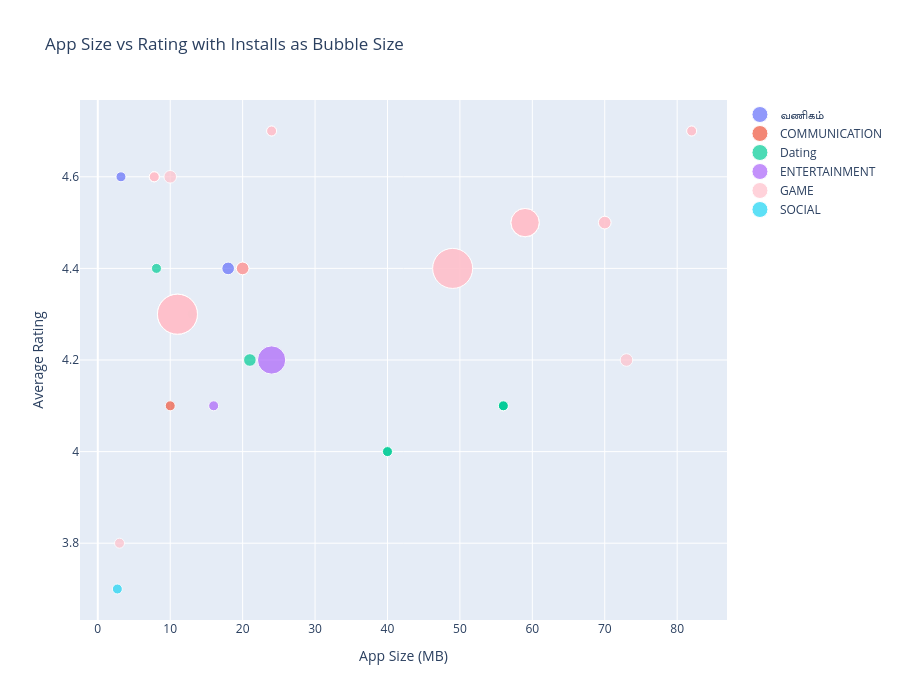

Source (notebook cell):
### Code cell
# Task 5 - Bubble Chart

import plotly.graph_objects as go

fig = go.Figure()

# Add each category as a separate trace
for category in task5_df['Graph_Category'].unique():

    category_data = task5_df[
        task5_df['Graph_Category'] == category
    ].copy()

    # Highlight Game category in pink
    if category == 'GAME':
        marker_color = 'pink'
    else:
        marker_color = None

    fig.add_trace(
        go.Scatter(
            x=category_data['Size'],
            y=category_data['Rating'],
            mode='markers',
            name=category,
            text=category_data['App'],
            marker=dict(
                size=category_data['Installs'],
                sizemode='area',
                sizeref=2.0 * max(task5_df['Installs']) / (40 ** 2),
                sizemin=5,
                color=marker_color,
                opacity=0.7
            ),
            customdata=category_data[
                ['Installs', 'Reviews', 'Sentiment_Subjectivity']
            ],
            hovertemplate=
                '<b>%{text}</b><br>' +
                'Category: ' + category + '<br>' +
                'Size: %{x:.2f} MB<br>' +
                'Rating: %{y:.2f}<br>' +
                'Installs: %{customdata[0]:,}<br>' +
                'Reviews: %{customdata[1]:,}<br>' +
                'Subjectivity: %{customdata[2]:.2f}' +
                '<extra></extra>'
        )
    )

fig.update_layout(
    title='App Size vs Rating with Installs as Bubble Size',
    xaxis_title='App Size (MB)',
    yaxis_title='Average Rating',
    height=700,
    hovermode='closest'
)

fig.show()

### Figure 1 — Plotly figure (JSON) as saved in the notebook; plotly's stock layout.template omitted (floating-point values rounded to 4 significant figures)
{"data": [{"customdata": [[10000000.0, 62270.0, 0.675], [5000000.0, 188800.0, 0.6554]], "hovertemplate": "<b>%{text}</b><br>Category: வணிகம்<br>Size: %{x:.2f} MB<br>Rating: %{y:.2f}<br>Installs: %{customdata[0]:,}<br>Reviews: %{customdata[1]:,}<br>Subjectivity: %{customdata[2]:.2f}<extra></extra>", "marker": {"opacity": 0.7, "size": [10000000.0, 5000000.0], "sizemin": 5, "sizemode": "area", "sizeref": 125000}, "mode": "markers", "name": "வணிகம்", "text": ["Google Primer", "Call Blocker"], "type": "scatter", "x": [18.0, 3.2], "y": [4.4, 4.6]}, {"customdata": [[5000000.0, 63540.0, 0.5208], [10000000.0, 258600.0, 0.5407], [10000000.0, 330800.0, 0.5181], [1000000.0, 17530.0, 0.6554], [10000000.0, 483600.0, 0.5065], [1000000.0, 14870.0, 0.6361], [1000000.0, 9498.0, 0.6], [5000000.0, 63580.0, 0.5208], [10000000.0, 483800.0, 0.5065]], "hovertemplate": "<b>%{text}</b><br>Category: COMMUNICATION<br>Size: %{x:.2f} MB<br>Rating: %{y:.2f}<br>Installs: %{customdata[0]:,}<br>Reviews: %{customdata[1]:,}<br>Subjectivity: %{customdata[2]:.2f}<extra></extra>", "marker": {"opacity": 0.7, "size": [5000000.0, 10000000.0, 10000000.0, 1000000.0, 10000000.0, 1000000.0, 1000000.0, 5000000.0, 10000000.0], "sizemin": 5, "sizemode": "area", "sizeref": 125000}, "mode": "markers", "name": "COMMUNICATION", "text": ["Chrome Dev", "GMX Mail", "GroupMe", "Call Blocker", "CallApp: Caller ID, Blocker & Phone Call Recorder", "Burner - Free Phone Number", "Caller ID +", "Chrome Dev", "CallApp: Caller ID, Blocker & Phone Call Recorder"], "type": "scatter", "x": [NaN, NaN, NaN, 10.0, 20.0, NaN, NaN, NaN, 20.0], "y": [4.4, 4.3, 4.5, 4.1, 4.4, 4.3, 4.0, 4.4, 4.4]}, {"customdata": [[100000.0, 2556.0, 0.5553], [1000000.0, 48840.0, 0.5422], [500000.0, 2430.0, 0.5107], [1000000.0, 48840.0, 0.5422], [100000.0, 2556.0, 0.5553], [10000000.0, 244000.0, 0.6941], [100000.0, 2560.0, 0.5553], [500000.0, 41600.0, 0.5584], [500000.0, 2433.0, 0.5107]], "hovertemplate": "<b>%{text}</b><br>Category: Dating<br>Size: %{x:.2f} MB<br>Rating: %{y:.2f}<br>Installs: %{customdata[0]:,}<br>Reviews: %{customdata[1]:,}<br>Subjectivity: %{customdata[2]:.2f}<extra></extra>", "marker": {"opacity": 0.7, "size": [100000.0, 1000000.0, 500000.0, 1000000.0, 100000.0, 10000000.0, 100000.0, 500000.0, 500000.0], "sizemin": 5, "sizemode": "area", "sizeref": 125000}, "mode": "markers", "name": "Dating", "text": ["Hily: Dating, Chat, Match, Meet & Hook up", "CMB Free Dating App", "FlirtChat - ♥Free Dating/Flirting App♥", "CMB Free Dating App", "Hily: Dating, Chat, Match, Meet & Hook up", "Hitwe - meet people and chat", "Hily: Dating, Chat, Match, Meet & Hook up", "2Date Dating App, Love and matching", "FlirtChat - ♥Free Dating/Flirting App♥"], "type": "scatter", "x": [56.0, 40.0, 13.0, 40.0, 56.0, 21.0, 56.0, 8.1, 13.0], "y": [4.1, 4.0, 4.3, 4.0, 4.1, 4.2, 4.1, 4.4, 4.3]}, {"customdata": [[50000000.0, 411700.0, 0.5556], [100000.0, 1033.0, 0.5336]], "hovertemplate": "<b>%{text}</b><br>Category: ENTERTAINMENT<br>Size: %{x:.2f} MB<br>Rating: %{y:.2f}<br>Installs: %{customdata[0]:,}<br>Reviews: %{customdata[1]:,}<br>Subjectivity: %{customdata[2]:.2f}<extra></extra>", "marker": {"opacity": 0.7, "size": [50000000.0, 100000.0], "sizemin": 5, "sizemode": "area", "sizeref": 125000}, "mode": "markers", "name": "ENTERTAINMENT", "text": ["Amazon Prime Video", "Cooking Channel"], "type": "scatter", "x": [24.0, 16.0], "y": [4.2, 4.1]}, {"customdata": [[5000000.0, 59800.0, 0.5368], [50000000.0, 1136000.0, 0.5563], [100000000.0, 1296000.0, 0.5202], [100000000.0, 2123000.0, 0.5703], [5000000.0, 59850.0, 0.5368], [50000000.0, 1137000.0, 0.5563], [100000000.0, 1296000.0, 0.5202], [50000000.0, 1137000.0, 0.5563], [5000000.0, 141500.0, 0.5402], [10000000.0, 46420.0, 0.5825], [1000000.0, 59020.0, 0.5235], [1000000.0, 59020.0, 0.5235], [5000000.0, 59910.0, 0.5368], [100000000.0, 1296000.0, 0.5202], [50000000.0, 1138000.0, 0.5563], [50000000.0, 1084000.0, 0.5182], [10000000.0, 401400.0, 0.5358], [5000000.0, 59910.0, 0.5368], [10000000.0, 42140.0, 0.6062], [100000000.0, 1296000.0, 0.5202], [100000000.0, 2124000.0, 0.5703], [10000000.0, 214900.0, 0.5573], [500000.0, 4257.0, 0.5781], [1000000.0, 22190.0, 0.5493], [50000000.0, 1129000.0, 0.5563], [5000000.0, 142300.0, 0.5402], [10000000.0, 401600.0, 0.5358]], "hovertemplate": "<b>%{text}</b><br>Category: GAME<br>Size: %{x:.2f} MB<br>Rating: %{y:.2f}<br>Installs: %{customdata[0]:,}<br>Reviews: %{customdata[1]:,}<br>Subjectivity: %{customdata[2]:.2f}<extra></extra>", "marker": {"color": "pink", "opacity": 0.7, "size": [5000000.0, 50000000.0, 100000000.0, 100000000.0, 5000000.0, 50000000.0, 100000000.0, 50000000.0, 5000000.0, 10000000.0, 1000000.0, 1000000.0, 5000000.0, 100000000.0, 50000000.0, 50000000.0, 10000000.0, 5000000.0, 10000000.0, 100000000.0, 100000000.0, 10000000.0, 500000.0, 1000000.0, 50000000.0, 5000000.0, 10000000.0], "sizemin": 5, "sizemode": "area", "sizeref": 125000}, "mode": "markers", "name": "GAME", "text": ["Block Puzzle", "Granny", "Flow Free", "Cut the Rope FULL FREE", "Block Puzzle", "Granny", "Flow Free", "Granny", "Color by Number – New Coloring Book", "Draw In", "Honkai Impact 3rd", "Honkai Impact 3rd", "Block Puzzle", "Flow Free", "Granny", "Doodle Jump", "Dude Perfect 2", "Block Puzzle", "Candy Bomb", "Flow Free", "Cut the Rope FULL FREE", "1LINE – One Line with One Touch", "4 in a Row", "Four In A Line", "Granny", "Color by Number – New Coloring Book", "Dude Perfect 2"], "type": "scatter", "x": [7.8, 59.0, 11.0, 49.0, 7.8, 59.0, 11.0, 59.0, 24.0, 73.0, 82.0, 82.0, 7.8, 11.0, 59.0, NaN, 70.0, 7.8, 20.0, 11.0, 49.0, 10.0, NaN, 3.0, 59.0, 24.0, 70.0], "y": [4.6, 4.5, 4.3, 4.4, 4.6, 4.5, 4.3, 4.5, 4.7, 4.2, 4.7, 4.7, 4.6, 4.3, 4.5, 4.3, 4.5, 4.6, 4.4, 4.3, 4.4, 4.6, 3.8, 3.8, 4.5, 4.7, 4.5]}, {"customdata": [[5000000.0, 138000.0, 0.5201]], "hovertemplate": "<b>%{text}</b><br>Category: SOCIAL<br>Size: %{x:.2f} MB<br>Rating: %{y:.2f}<br>Installs: %{customdata[0]:,}<br>Reviews: %{customdata[1]:,}<br>Subjectivity: %{customdata[2]:.2f}<extra></extra>", "marker": {"opacity": 0.7, "size": [5000000.0], "sizemin": 5, "sizemode": "area", "sizeref": 125000}, "mode": "markers", "name": "SOCIAL", "text": ["Blogger"], "type": "scatter", "x": [2.7], "y": [3.7]}], "layout": {"height": 700, "hovermode": "closest", "title": {"text": "App Size vs Rating with Installs as Bubble Size"}, "xaxis": {"title": {"text": "App Size (MB)"}}, "yaxis": {"title": {"text": "Average Rating"}}}}
